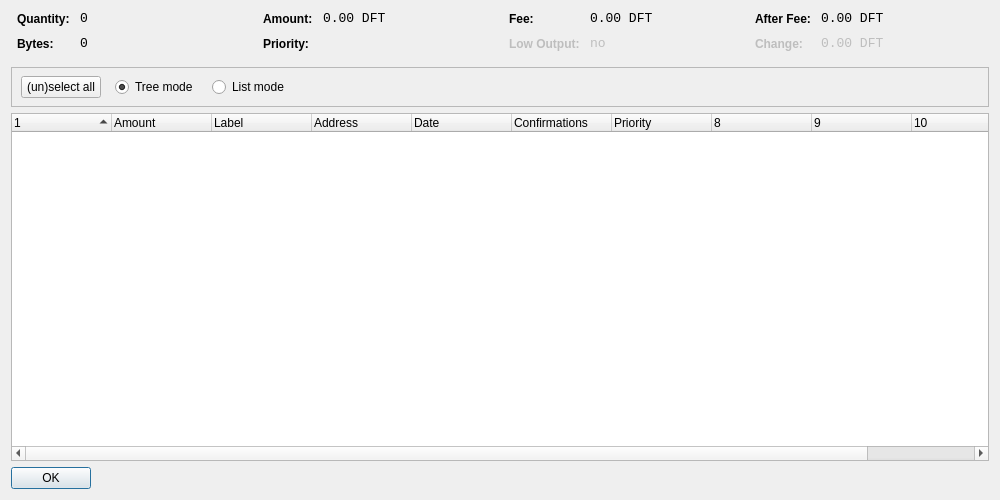
<?xml version="1.0" encoding="UTF-8"?>
<ui version="4.0">
 <class>CoinControlDialog</class>
 <widget class="QDialog" name="CoinControlDialog">
  <property name="geometry">
   <rect>
    <x>0</x>
    <y>0</y>
    <width>1000</width>
    <height>500</height>
   </rect>
  </property>
  <property name="windowTitle">
   <string>Coin Control</string>
  </property>
  <layout class="QVBoxLayout" name="verticalLayout">
   <item>
    <layout class="QHBoxLayout" name="horizontalLayoutTop" stretch="0,0,0,0">
     <property name="topMargin">
      <number>0</number>
     </property>
     <property name="bottomMargin">
      <number>10</number>
     </property>
     <item>
      <layout class="QFormLayout" name="formLayoutCoinControl1">
       <property name="horizontalSpacing">
        <number>10</number>
       </property>
       <property name="verticalSpacing">
        <number>10</number>
       </property>
       <property name="leftMargin">
        <number>6</number>
       </property>
       <property name="rightMargin">
        <number>6</number>
       </property>
       <item row="0" column="0">
        <widget class="QLabel" name="labelCoinControlQuantityText">
         <property name="styleSheet">
          <string notr="true">font-weight:bold;</string>
         </property>
         <property name="text">
          <string>Quantity:</string>
         </property>
        </widget>
       </item>
       <item row="0" column="1">
        <widget class="QLabel" name="labelCoinControlQuantity">
         <property name="font">
          <font>
           <family>Monospace</family>
           <pointsize>10</pointsize>
          </font>
         </property>
         <property name="cursor">
          <cursorShape>IBeamCursor</cursorShape>
         </property>
         <property name="contextMenuPolicy">
          <enum>Qt::ActionsContextMenu</enum>
         </property>
         <property name="text">
          <string notr="true">0</string>
         </property>
         <property name="textInteractionFlags">
          <set>Qt::LinksAccessibleByMouse|Qt::TextSelectableByKeyboard|Qt::TextSelectableByMouse</set>
         </property>
        </widget>
       </item>
       <item row="1" column="0">
        <widget class="QLabel" name="labelCoinControlBytesText">
         <property name="styleSheet">
          <string notr="true">font-weight:bold;</string>
         </property>
         <property name="text">
          <string>Bytes:</string>
         </property>
        </widget>
       </item>
       <item row="1" column="1">
        <widget class="QLabel" name="labelCoinControlBytes">
         <property name="font">
          <font>
           <family>Monospace</family>
           <pointsize>10</pointsize>
          </font>
         </property>
         <property name="cursor">
          <cursorShape>IBeamCursor</cursorShape>
         </property>
         <property name="contextMenuPolicy">
          <enum>Qt::ActionsContextMenu</enum>
         </property>
         <property name="text">
          <string notr="true">0</string>
         </property>
         <property name="textInteractionFlags">
          <set>Qt::LinksAccessibleByMouse|Qt::TextSelectableByKeyboard|Qt::TextSelectableByMouse</set>
         </property>
        </widget>
       </item>
      </layout>
     </item>
     <item>
      <layout class="QFormLayout" name="formLayoutCoinControl2">
       <property name="horizontalSpacing">
        <number>10</number>
       </property>
       <property name="verticalSpacing">
        <number>10</number>
       </property>
       <property name="leftMargin">
        <number>6</number>
       </property>
       <property name="rightMargin">
        <number>6</number>
       </property>
       <item row="0" column="0">
        <widget class="QLabel" name="labelCoinControlAmountText">
         <property name="styleSheet">
          <string notr="true">font-weight:bold;</string>
         </property>
         <property name="text">
          <string>Amount:</string>
         </property>
        </widget>
       </item>
       <item row="0" column="1">
        <widget class="QLabel" name="labelCoinControlAmount">
         <property name="font">
          <font>
           <family>Monospace</family>
           <pointsize>10</pointsize>
          </font>
         </property>
         <property name="cursor">
          <cursorShape>IBeamCursor</cursorShape>
         </property>
         <property name="contextMenuPolicy">
          <enum>Qt::ActionsContextMenu</enum>
         </property>
         <property name="text">
          <string notr="true">0.00 DFT</string>
         </property>
         <property name="textInteractionFlags">
          <set>Qt::LinksAccessibleByMouse|Qt::TextSelectableByKeyboard|Qt::TextSelectableByMouse</set>
         </property>
        </widget>
       </item>
       <item row="1" column="0">
        <widget class="QLabel" name="labelCoinControlPriorityText">
         <property name="styleSheet">
          <string notr="true">font-weight:bold;</string>
         </property>
         <property name="text">
          <string>Priority:</string>
         </property>
        </widget>
       </item>
       <item row="1" column="1">
        <widget class="QLabel" name="labelCoinControlPriority">
         <property name="font">
          <font>
           <family>Monospace</family>
           <pointsize>10</pointsize>
          </font>
         </property>
         <property name="cursor">
          <cursorShape>IBeamCursor</cursorShape>
         </property>
         <property name="contextMenuPolicy">
          <enum>Qt::ActionsContextMenu</enum>
         </property>
         <property name="text">
          <string/>
         </property>
         <property name="textInteractionFlags">
          <set>Qt::LinksAccessibleByMouse|Qt::TextSelectableByKeyboard|Qt::TextSelectableByMouse</set>
         </property>
        </widget>
       </item>
      </layout>
     </item>
     <item>
      <layout class="QFormLayout" name="formLayoutCoinControl3">
       <property name="horizontalSpacing">
        <number>10</number>
       </property>
       <property name="verticalSpacing">
        <number>10</number>
       </property>
       <property name="leftMargin">
        <number>6</number>
       </property>
       <property name="rightMargin">
        <number>6</number>
       </property>
       <item row="0" column="0">
        <widget class="QLabel" name="labelCoinControlFeeText">
         <property name="styleSheet">
          <string notr="true">font-weight:bold;</string>
         </property>
         <property name="text">
          <string>Fee:</string>
         </property>
        </widget>
       </item>
       <item row="0" column="1">
        <widget class="QLabel" name="labelCoinControlFee">
         <property name="font">
          <font>
           <family>Monospace</family>
           <pointsize>10</pointsize>
          </font>
         </property>
         <property name="cursor">
          <cursorShape>IBeamCursor</cursorShape>
         </property>
         <property name="contextMenuPolicy">
          <enum>Qt::ActionsContextMenu</enum>
         </property>
         <property name="text">
          <string notr="true">0.00 DFT</string>
         </property>
         <property name="textInteractionFlags">
          <set>Qt::LinksAccessibleByMouse|Qt::TextSelectableByKeyboard|Qt::TextSelectableByMouse</set>
         </property>
        </widget>
       </item>
       <item row="1" column="0">
        <widget class="QLabel" name="labelCoinControlLowOutputText">
         <property name="enabled">
          <bool>false</bool>
         </property>
         <property name="styleSheet">
          <string notr="true">font-weight:bold;</string>
         </property>
         <property name="text">
          <string>Low Output:</string>
         </property>
        </widget>
       </item>
       <item row="1" column="1">
        <widget class="QLabel" name="labelCoinControlLowOutput">
         <property name="enabled">
          <bool>false</bool>
         </property>
         <property name="font">
          <font>
           <family>Monospace</family>
           <pointsize>10</pointsize>
          </font>
         </property>
         <property name="cursor">
          <cursorShape>IBeamCursor</cursorShape>
         </property>
         <property name="contextMenuPolicy">
          <enum>Qt::ActionsContextMenu</enum>
         </property>
         <property name="text">
          <string notr="true">no</string>
         </property>
         <property name="textInteractionFlags">
          <set>Qt::LinksAccessibleByMouse|Qt::TextSelectableByKeyboard|Qt::TextSelectableByMouse</set>
         </property>
        </widget>
       </item>
      </layout>
     </item>
     <item>
      <layout class="QFormLayout" name="formLayoutCoinControl4">
       <property name="horizontalSpacing">
        <number>10</number>
       </property>
       <property name="verticalSpacing">
        <number>10</number>
       </property>
       <property name="leftMargin">
        <number>6</number>
       </property>
       <property name="rightMargin">
        <number>6</number>
       </property>
       <item row="0" column="0">
        <widget class="QLabel" name="labelCoinControlAfterFeeText">
         <property name="styleSheet">
          <string notr="true">font-weight:bold;</string>
         </property>
         <property name="text">
          <string>After Fee:</string>
         </property>
        </widget>
       </item>
       <item row="0" column="1">
        <widget class="QLabel" name="labelCoinControlAfterFee">
         <property name="font">
          <font>
           <family>Monospace</family>
           <pointsize>10</pointsize>
          </font>
         </property>
         <property name="cursor">
          <cursorShape>IBeamCursor</cursorShape>
         </property>
         <property name="contextMenuPolicy">
          <enum>Qt::ActionsContextMenu</enum>
         </property>
         <property name="text">
          <string notr="true">0.00 DFT</string>
         </property>
         <property name="textInteractionFlags">
          <set>Qt::LinksAccessibleByMouse|Qt::TextSelectableByKeyboard|Qt::TextSelectableByMouse</set>
         </property>
        </widget>
       </item>
       <item row="1" column="0">
        <widget class="QLabel" name="labelCoinControlChangeText">
         <property name="enabled">
          <bool>false</bool>
         </property>
         <property name="styleSheet">
          <string notr="true">font-weight:bold;</string>
         </property>
         <property name="text">
          <string>Change:</string>
         </property>
        </widget>
       </item>
       <item row="1" column="1">
        <widget class="QLabel" name="labelCoinControlChange">
         <property name="enabled">
          <bool>false</bool>
         </property>
         <property name="font">
          <font>
           <family>Monospace</family>
           <pointsize>10</pointsize>
          </font>
         </property>
         <property name="cursor">
          <cursorShape>IBeamCursor</cursorShape>
         </property>
         <property name="contextMenuPolicy">
          <enum>Qt::ActionsContextMenu</enum>
         </property>
         <property name="text">
          <string notr="true">0.00 DFT</string>
         </property>
         <property name="textInteractionFlags">
          <set>Qt::LinksAccessibleByMouse|Qt::TextSelectableByKeyboard|Qt::TextSelectableByMouse</set>
         </property>
        </widget>
       </item>
      </layout>
     </item>
    </layout>
   </item>
   <item>
    <widget class="QFrame" name="frame">
     <property name="minimumSize">
      <size>
       <width>0</width>
       <height>40</height>
      </size>
     </property>
     <property name="frameShape">
      <enum>QFrame::StyledPanel</enum>
     </property>
     <property name="frameShadow">
      <enum>QFrame::Sunken</enum>
     </property>
     <widget class="QWidget" name="horizontalLayoutWidget">
      <property name="geometry">
       <rect>
        <x>10</x>
        <y>0</y>
        <width>781</width>
        <height>41</height>
       </rect>
      </property>
      <layout class="QHBoxLayout" name="horizontalLayoutPanel" stretch="0,0,0,0,0">
       <property name="spacing">
        <number>14</number>
       </property>
       <item>
        <widget class="QPushButton" name="pushButtonSelectAll">
         <property name="sizePolicy">
          <sizepolicy hsizetype="Maximum" vsizetype="Fixed">
           <horstretch>0</horstretch>
           <verstretch>0</verstretch>
          </sizepolicy>
         </property>
         <property name="text">
          <string>(un)select all</string>
         </property>
        </widget>
       </item>
       <item>
        <widget class="QRadioButton" name="radioTreeMode">
         <property name="sizePolicy">
          <sizepolicy hsizetype="Maximum" vsizetype="Fixed">
           <horstretch>0</horstretch>
           <verstretch>0</verstretch>
          </sizepolicy>
         </property>
         <property name="text">
          <string>Tree mode</string>
         </property>
         <property name="checked">
          <bool>true</bool>
         </property>
        </widget>
       </item>
       <item>
        <widget class="QRadioButton" name="radioListMode">
         <property name="sizePolicy">
          <sizepolicy hsizetype="Maximum" vsizetype="Fixed">
           <horstretch>0</horstretch>
           <verstretch>0</verstretch>
          </sizepolicy>
         </property>
         <property name="text">
          <string>List mode</string>
         </property>
        </widget>
       </item>
       <item>
        <spacer name="horizontalSpacer">
         <property name="orientation">
          <enum>Qt::Horizontal</enum>
         </property>
         <property name="sizeHint" stdset="0">
          <size>
           <width>40</width>
           <height>20</height>
          </size>
         </property>
        </spacer>
       </item>
      </layout>
     </widget>
    </widget>
   </item>
   <item>
    <widget class="CoinControlTreeWidget" name="treeWidget">
     <property name="contextMenuPolicy">
      <enum>Qt::CustomContextMenu</enum>
     </property>
     <property name="sortingEnabled">
      <bool>false</bool>
     </property>
     <property name="columnCount">
      <number>11</number>
     </property>
     <attribute name="headerShowSortIndicator" stdset="0">
      <bool>true</bool>
     </attribute>
     <attribute name="headerStretchLastSection">
      <bool>false</bool>
     </attribute>
     <column>
      <property name="text">
       <string/>
      </property>
     </column>
     <column>
      <property name="text">
       <string>Amount</string>
      </property>
     </column>
     <column>
      <property name="text">
       <string>Label</string>
      </property>
     </column>
     <column>
      <property name="text">
       <string>Address</string>
      </property>
     </column>
     <column>
      <property name="text">
       <string>Date</string>
      </property>
     </column>
     <column>
      <property name="text">
       <string>Confirmations</string>
      </property>
      <property name="toolTip">
       <string>Confirmed</string>
      </property>
     </column>
     <column>
      <property name="text">
       <string>Priority</string>
      </property>
     </column>
     <column>
      <property name="text">
       <string/>
      </property>
     </column>
     <column>
      <property name="text">
       <string/>
      </property>
     </column>
     <column>
      <property name="text">
       <string/>
      </property>
     </column>
     <column>
      <property name="text">
       <string/>
      </property>
     </column>
    </widget>
   </item>
   <item>
    <widget class="QDialogButtonBox" name="buttonBox">
     <property name="sizePolicy">
      <sizepolicy hsizetype="Maximum" vsizetype="Fixed">
       <horstretch>0</horstretch>
       <verstretch>0</verstretch>
      </sizepolicy>
     </property>
     <property name="orientation">
      <enum>Qt::Horizontal</enum>
     </property>
     <property name="standardButtons">
      <set>QDialogButtonBox::Ok</set>
     </property>
    </widget>
   </item>
  </layout>
 </widget>
 <customwidgets>
  <customwidget>
   <class>CoinControlTreeWidget</class>
   <extends>QTreeWidget</extends>
   <header>coincontroltreewidget.h</header>
  </customwidget>
 </customwidgets>
 <resources/>
 <connections/>
</ui>
